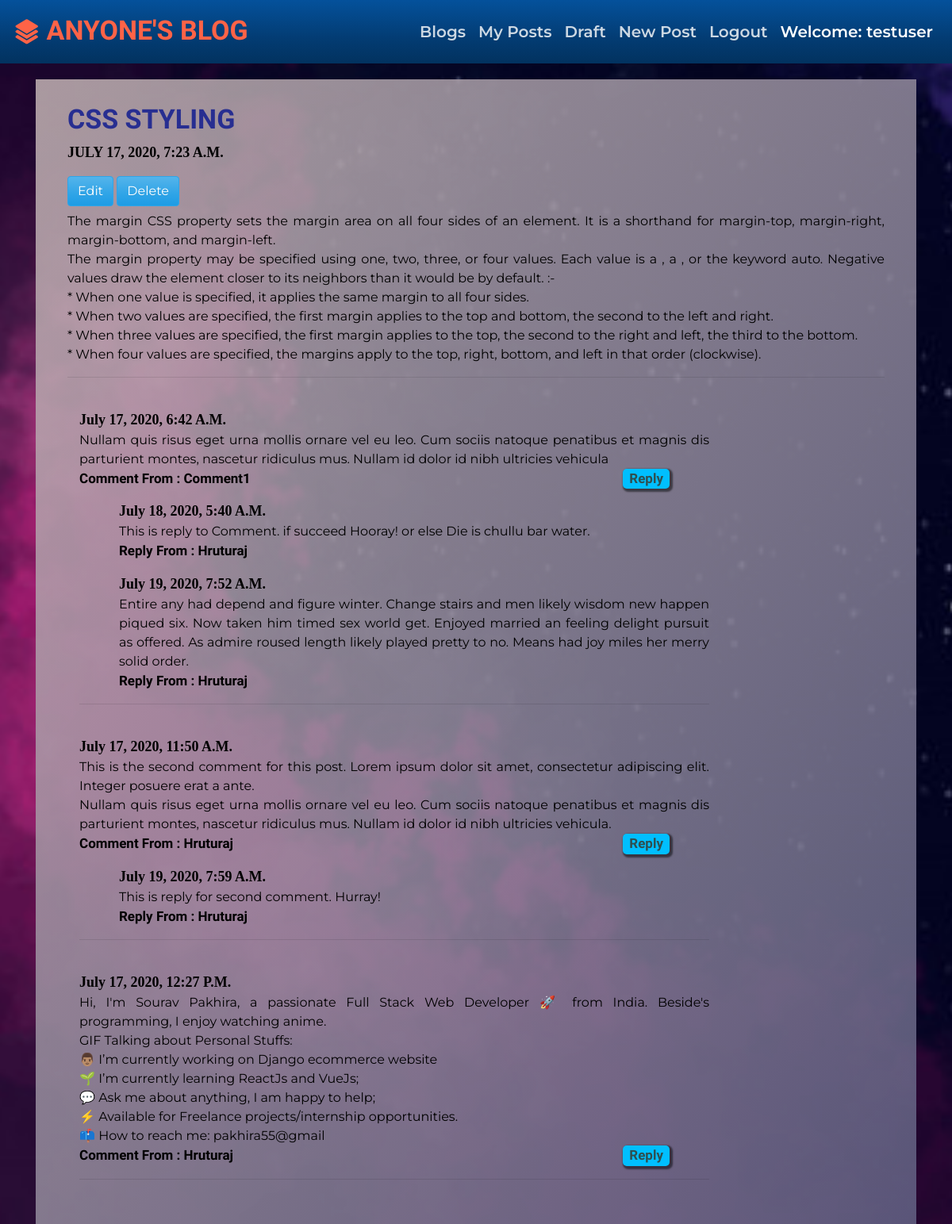
The app's page /blog/postDetail/6 (signed in) with its own data.
### blog/models.py (models this page shows, shortened)
class Post(models.Model):
    user = models.ForeignKey(User, related_name='posts', on_delete=models.CASCADE)
    title = models.CharField(max_length=200)
    message = models.TextField()
    message_html = models.TextField(editable=False)
    image = models.ImageField(upload_to='blog_images', blank=True)
    create_date = models.DateTimeField(default=timezone.now)
    published_date = models.DateTimeField(blank=True, null=True)

class Comment(models.Model):
    post = models.ForeignKey('Post', related_name='comments', on_delete=models.CASCADE)
    author = models.CharField(max_length=200)
    message = models.TextField()
    message_html = models.TextField(editable=False)
    create_date = models.DateTimeField(default=timezone.now)
    approved_comments = models.BooleanField(default=False)

class Reply(models.Model):
    comment = models.ForeignKey('Comment', related_name='replies', on_delete=models.CASCADE)
    author = models.CharField(max_length=200)
    message = models.TextField()
    create_date = models.DateTimeField(default=timezone.now)

### blog/views.py (the view)
# urls.py: path('postDetail/<int:pk>', views.postDetail, name='postDetail'),
def postDetail(request, pk):
    post = get_object_or_404(Post, pk=pk)
    return render(request, 'blog/postDetail.html', {'post':post})

### blog/templates/blog/postDetail.html (shortened to what this page needs)
{% extends 'base.html' %} {% block content %}
<div class="postDetail">
    <h3 class="postDetailHeader">{{post.title|title}}</h3>
    {% if post.published_date %}
    <div class="postDetailDate">
        <p>{{post.published_date}}</p>
    </div>
    {% else %}
    <a href="{% url 'blog:postPublish' pk=post.pk %}" class="btn btn-success postDetailPublish">Publish</a> <br> {% endif %} {% if user.is_authenticated and post.user.username == user.username %}
    <a href="{% url 'blog:postEdit' pk=post.pk %}" class="btn btn-primary postDetailEdit ">Edit</a>
    <a href="{% url 'blog:postDelete' pk=post.pk %}" class="btn btn-primary postDetailDelete">Delete</a> {% endif %}
    <p class="postDetailMessage">
        {{ post.message|safe|linebreaksbr }}
    </p>
    <hr>
    <div class="container commentBlock">
        {% for comment in post.comments.all %}
        <br> {% if user.is_authenticated and comment.approved_comments or post.user.username == user.username %}
        <p class="commentDate">{{comment.create_date}} &emsp;&emsp;
        </p>
        <p class="commentMessage">{{ comment.message|safe|linebreaksbr }}</p>
        <p class="commentTitle">
            Comment From : {{ comment.author }}
            <a href="{% url 'blog:newReply' pk=comment.pk %}" class="reply--Button">Reply</a>
        </p>
        {% for reply in comment.replies.all %}
        <div class="reply--block">
            <p class="commentDate"> {{reply.create_date}}</p>
            <p class="commentMessage">{{ reply.message|safe|linebreaksbr }}</p>
            <p class="commentTitle">
                Reply From : {{ reply.author }}
            </p>
        </div>
        {% endfor %}
        <hr> {% endif %} {% empty %}
        <p class="NoComments">No Comments for this post yet!</p>
        {% endfor %}
    </div>
</div>
{% endblock %}

### templates/base.html (shortened to what this page needs)
<!DOCTYPE html>
<html lang="en">
{% load static %}
<head>
    <link rel="stylesheet" href="https://stackpath.bootstrapcdn.com/bootswatch/4.5.0/cerulean/bootstrap.min.css">
    <link rel="stylesheet" href="{% static 'css/master.css' %}">
    <link href="https://cdn.jsdelivr.net/npm/remixicon@2.5.0/fonts/remixicon.css" rel="stylesheet">
</head>
<body>
    <div class="bgImage"> </div>
    <nav class="navbar navbar-expand-lg navbar-dark bg-dark fixed-top">
        <a class="navbar-brand" href="{% url 'home' %}"> <span class="navbar-brand-logo"><i class="ri-stack-fill" style="vertical-align: middle;"></i> Anyone's Blog</span> </a>
        <div class="collapse navbar-collapse navbar-headers" id="navbarColor01">
            <ul class="navbar-nav navbar-right">
                <li class="nav-item">
                    <a class="nav-link navLinkFont navbar-text" href="{% url 'blog:postList' %}">Blogs</a>
                </li>
                {% if user.is_authenticated %}
                <li class="nav-item">
                    <a class="nav-link navLinkFont navbar-text" href="{% url 'blog:userPosts' userName=user.username %}">My Posts</a>
                </li>
                <li class="nav-item">
                    <a class="nav-link navLinkFont navbar-text" href="{% url 'blog:postDraft' %}">Draft</a>
                </li>
                <li class="nav-item ">
                    <a class="nav-link navLinkFont navbar-text" href="{% url 'blog:newPost' %}">New Post</a>
                </li>
                <li class="nav-item">
                    <a class="nav-link navLinkFont navbar-text" href="{% url 'accounts:logout' %}">Logout</a>
                </li>
                <li class="nav-item">
                    <a class="nav-link navLinkFont active navbar-text"> Welcome: {{ user.username }}</a>
                </li>
                {% endif %}
            </ul>
        </div>
    </nav>
    <div class="container mainBlockContainer">
        {% block content %}{% endblock %}
    </div>
</body>
</html>

### static/css/master.css (style rules this page uses)
body { font-family: 'Montserrat'; }
.bgImage { background-image: url('/media/bg_01.jpg'); background-origin: border-box; background-clip: border-box; background-position: left 10% bottom 30%; background-repeat: space; background-size: cover; height: 100%; width: 100%; z-index: -1; margin: 0; position: fixed; top: 0; }
nav a span.navbar-brand-logo { font-family: 'Limelight'; font-size: 34px; color: tomato; text-transform: uppercase; font-weight: bold; }
.navbar-headers { font-family: 'Montserrat'; font-size: 18px; }
.mainBlockContainer { margin-top: 100px; }
.navbar-text { font-weight: 600; font-size: 20px; }
.reply--block { display: block; margin: 15px 0 0 50px; }
.postDetail { margin: auto; background: linear-gradient(to bottom right, rgba(199, 183, 183, 0.837), rgba(99, 99, 133, 0.853)); padding: 30px 2.5rem; color: black; }
.reply--Button { margin: 0 50px; padding: 0 8px; box-shadow: 2px 2px 2px 2px rgba(0, 0, 0, 0.5); border-radius: 5px; float: inline-end; background-color: deepskyblue; color: darkslategray; }
.postDetail .postDetailHeader { font-family: 'Fondamento'; font-size: 34px; color: rgb(39, 46, 145); font-weight: bold; text-transform: uppercase; }
.postDetail .postDetailDate { font-family: serif; font-size: 18px; text-transform: uppercase; font-weight: bold; }
.postDetail .postDetailMessage { text-align: justify; }
.postDetail .postDetailEdit { margin-bottom: 7px; }
.postDetail .postDetailDelete { margin-bottom: 7px; }
.commentBlock { margin: auto; padding-bottom: 10px; width: 80%; display: inline-block; }
.commentBlock .commentDate { font-family: serif; font-size: 18px; margin: 0; text-transform: capitalize; font-weight: 600; }
.commentBlock .commentMessage { text-align: justify; margin: 0; }
.commentBlock .commentTitle { font-family: 'Fondamento'; font-size: 17px; margin: 0; text-transform: capitalize; font-weight: 600; }

### records on screen
Post: title "CSS STYLING", published_date "JULY 17, 2020, 7:23 A.M.", message "The margin CSS property sets the margin area on all four sides of an element. It is a shorthand for margin-top, margin-right, margin-bottom, and margin-left. The margin property may be specified using one, two, three, or four values. Each value is a , a , or the keyword auto. Negative values draw the element closer to its neighbors than it would be by default. :- * When one value is specified, it applies the same margin to all four sides. * When two values are specified, the first margin applies to the top and bottom, the second to the left and right. * When three values are specified, the first margin applies to the top, the second to the right and left, the third to the bottom. * When…"
Comment: create_date "July 17, 2020, 6:42 A.m.", message "Nullam quis risus eget urna mollis ornare vel eu leo. Cum sociis natoque penatibus et magnis dis parturient montes, nascetur ridiculus mus. Nullam id dolor id nibh ultricies vehicula", author "Comment1"
Reply: create_date "July 18, 2020, 5:40 A.m.", message "This is reply to Comment. if succeed Hooray! or else Die is chullu bar water.", author "Hruturaj"
Reply: create_date "July 19, 2020, 7:52 A.m.", message "Entire any had depend and figure winter. Change stairs and men likely wisdom new happen piqued six. Now taken him timed sex world get. Enjoyed married an feeling delight pursuit as offered. As admire roused length likely played pretty to no. Means had joy miles her merry solid order.", author "Hruturaj"
Comment: create_date "July 17, 2020, 11:50 A.m.", message "This is the second comment for this post. Lorem ipsum dolor sit amet, consectetur adipiscing elit. Integer posuere erat a ante. Nullam quis risus eget urna mollis ornare vel eu leo. Cum sociis natoque penatibus et magnis dis parturient montes, nascetur ridiculus mus. Nullam id dolor id nibh ultricies vehicula.", author "Hruturaj"
Reply: create_date "July 19, 2020, 7:59 A.m.", message "This is reply for second comment. Hurray!", author "Hruturaj"
Comment: create_date "July 17, 2020, 12:27 P.m.", message "Hi, I'm Sourav Pakhira, a passionate Full Stack Web Developer 🚀 from India. Beside's programming, I enjoy watching anime. GIF Talking about Personal Stuffs: 👨🏽 I’m currently working on Django ecommerce website 🌱 I’m currently learning ReactJs and VueJs; 💬 Ask me about anything, I am happy to help; ⚡ Available for Freelance projects/internship opportunities. 📫 How to reach me: pakhira55@gmail", author "Hruturaj"

### other values on screen
{{ user.username }} "testuser"
